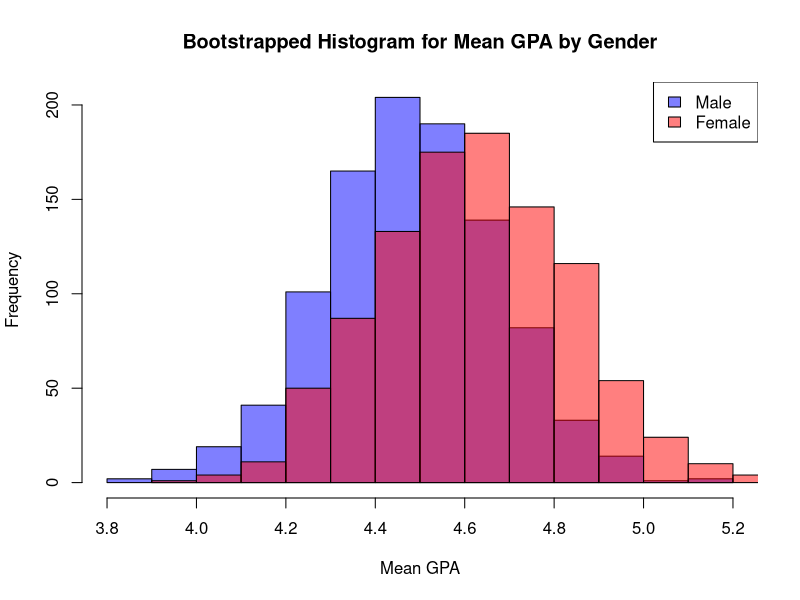
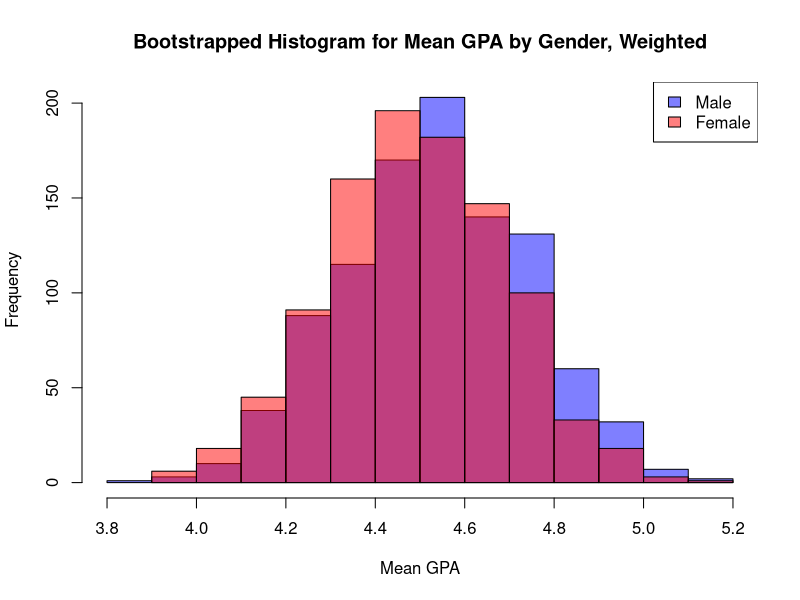
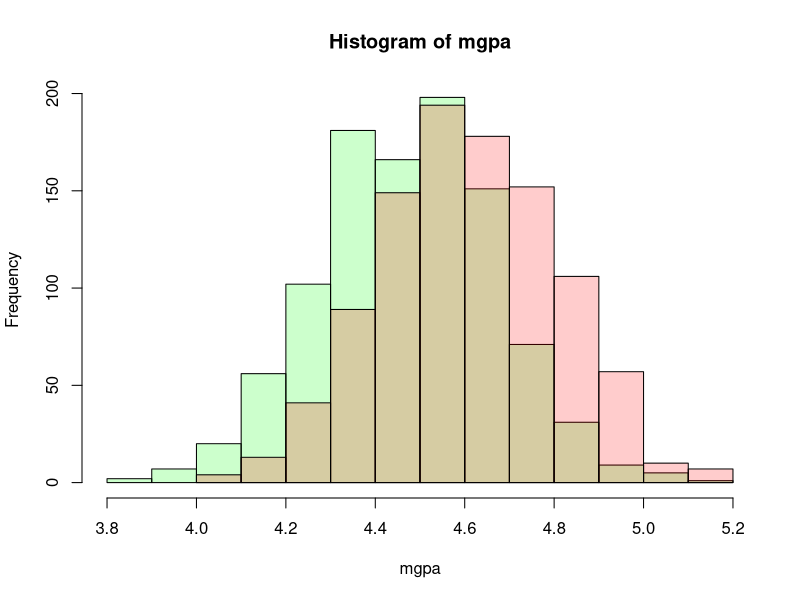

Write R code to recreate these figures, in order.

library(readr)
data <- read_csv("./student_data_anon.csv")
data <- data[complete.cases(data),]
summary(data)
mean(data$age)

datasample<-data[sample(1:nrow(data),100,replace=TRUE),]
mean(datasample$GPA)

aggregate(GPA~gender, datasample, mean)
aggregate(GPA~gender, datasample, length)

meanGPAbygender<-data.frame(sample=integer(),FGPA=double(),MGPA=double())
for (i in 1:1000){
    datasample<-data[sample(1:nrow(data),100,replace=TRUE),]
    temp<-as.data.frame(aggregate(GPA~gender, datasample, mean))
    temp$gender<-NULL
    meanGPAbygender[i,]<-c(i,t(temp))
}

summary(meanGPAbygender)

hist(meanGPAbygender$MGPA, col=rgb(0,0,1,0.5),main="Bootstrapped Histogram for Mean GPA by Gender", xlab="Mean GPA")
hist(meanGPAbygender$FGPA, col=rgb(1,0,0,0.5),add=TRUE)
legend("topright", c("Male","Female"),fill=c(rgb(0,0,1,0.5), rgb(1,0,0,0.5)))

# Generate some random weights which are non-negative and sum to 1
data$weights<-runif(nrow(data))
data$weights<-data$weights/sum(data$weights)

weighteddatasample<-data[sample(1:nrow(data),100,replace=TRUE,data$weights),]

meanGPAbygenderWeighted<-data.frame(sample=integer(),MGPA=double(),FGPA=double())
for (i in 1:1000){
  datasample<-data[sample(1:835,100,replace=TRUE,data$weights),]
  temp<-as.data.frame(aggregate(GPA~gender, datasample, mean))
  temp$gender<-NULL
  meanGPAbygenderWeighted[i,]<-c(i,t(temp))
}

hist(meanGPAbygenderWeighted$MGPA, col=rgb(0,0,1,0.5),main="Bootstrapped Histogram for Mean GPA by Gender, Weighted", xlab="Mean GPA")
hist(meanGPAbygenderWeighted$FGPA, col=rgb(1,0,0,0.5),add=TRUE)
legend("topright", c("Male","Female"),fill=c(rgb(0,0,1,0.5), rgb(1,0,0,0.5)))

sv<-data.frame(variable=double(),strata=integer())
sv[1:10,1]<-rnorm(10)
sv[1:10,2]<-as.numeric(sv[,1]>0)

sv0<-sv[sv$strata==0,]$variable
sv1<-sv[sv$strata==1,]$variable

sv0sample<-sv0[sample(1:length(sv0),3,replace=TRUE)]
sv1sample<-sv1[sample(1:length(sv1),3,replace=TRUE)]
svsample<-rbind(sv0sample,sv1sample)

sv0sample<-sv[sample(1:nrow(sv), 3, replace=TRUE,prob=(sv$strata==0)), 'variable']
sv1sample<-sv[sample(1:nrow(sv), 3, replace=TRUE,prob=(sv$strata==1)), 'variable']
svsample<-rbind(sv0sample,sv1sample)

mgpa = c()
fgpa = c()
for (i in 1:1000){
    mgpa = c(mgpa, mean(data[sample(1:nrow(data), 50, replace=TRUE,prob=data$gender=="M"), "GPA", drop=TRUE]) )
    fgpa = c(fgpa, mean(data[sample(1:nrow(data), 50, replace=TRUE,prob=data$gender=="F"), "GPA", drop=TRUE]) )
}
hist(mgpa, col=rgb(0,1,0,.2))
hist(fgpa, add=TRUE, col=rgb(1,0,0,.2))

for (s in 1:5) {
    print(mean(data[seq(s, 835, 5),]$GPA))
}
